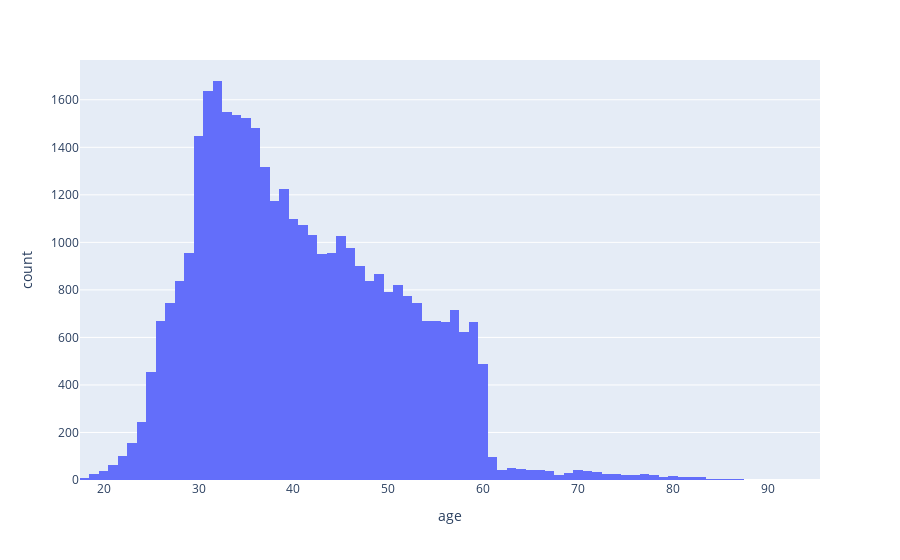
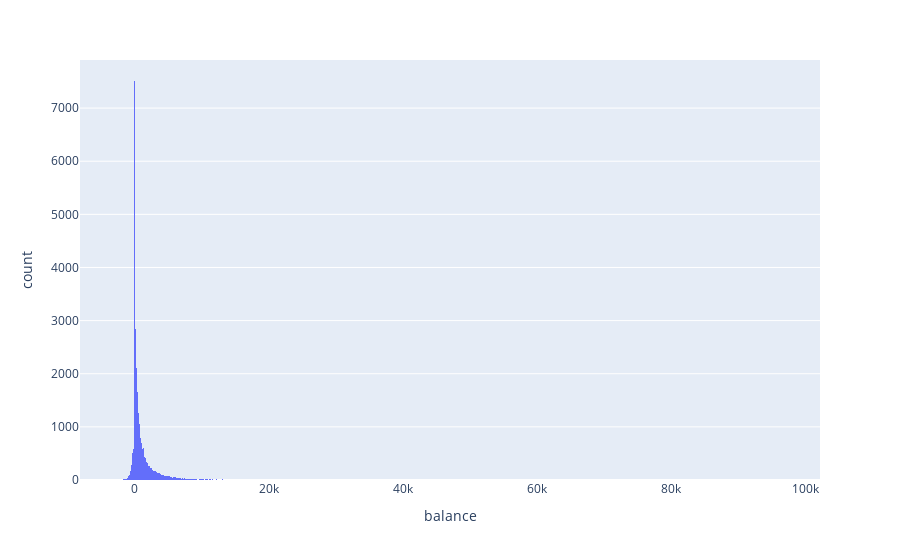
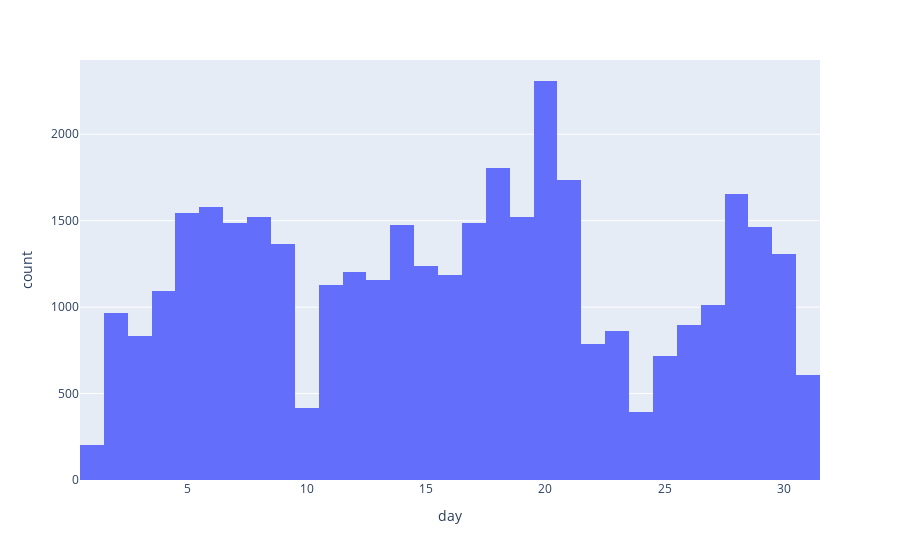
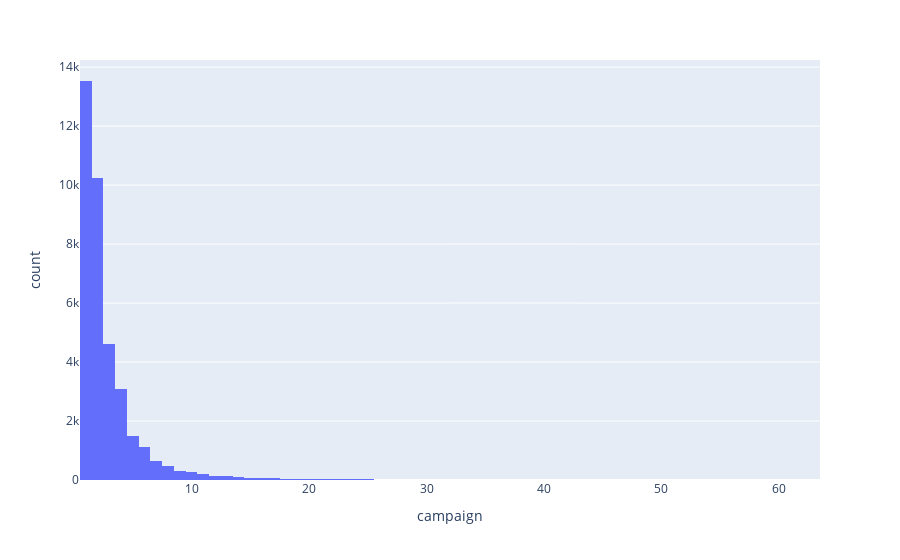

Source (notebook cell) for these figures, in order:
### Markdown cell above
## 2.2 Numerical data

### Code cell
for i in data.select_dtypes('number').columns:
    fig = px.histogram(data, x=i)
    fig.show()

### Figure 1 — Plotly figure (JSON) as saved in the notebook; plotly's stock layout.template omitted (floating-point values rounded to 4 significant figures; data arrays with more than 128 entries replaced by an {"elided": "..."} marker saying what was removed)
{"data": [{"alignmentgroup": "True", "bingroup": "x", "hovertemplate": "age=%{x}<br>count=%{y}<extra></extra>", "legendgroup": "", "marker": {"color": "#636efa", "pattern": {"shape": ""}}, "name": "", "offsetgroup": "", "orientation": "v", "showlegend": false, "type": "histogram", "x": {"elided": "36954 int values"}, "xaxis": "x", "yaxis": "y"}], "layout": {"autosize": true, "barmode": "relative", "legend": {"tracegroupgap": 0}, "margin": {"t": 60}, "xaxis": {"anchor": "y", "autorange": true, "domain": [0, 1], "range": [17.5, 95.5], "title": {"text": "age"}, "type": "linear"}, "yaxis": {"anchor": "x", "autorange": true, "domain": [0, 1], "range": [0, 1767.0], "title": {"text": "count"}}}}

### Figure 2 — Plotly figure (JSON) as saved in the notebook; plotly's stock layout.template omitted (floating-point values rounded to 4 significant figures; data arrays with more than 128 entries replaced by an {"elided": "..."} marker saying what was removed)
{"data": [{"alignmentgroup": "True", "bingroup": "x", "hovertemplate": "balance=%{x}<br>count=%{y}<extra></extra>", "legendgroup": "", "marker": {"color": "#636efa", "pattern": {"shape": ""}}, "name": "", "offsetgroup": "", "orientation": "v", "showlegend": false, "type": "histogram", "x": {"elided": "36954 int values"}, "xaxis": "x", "yaxis": "y"}], "layout": {"autosize": true, "barmode": "relative", "legend": {"tracegroupgap": 0}, "margin": {"t": 60}, "xaxis": {"anchor": "y", "autorange": true, "domain": [0, 1], "range": [-8100.0, 102200.0], "title": {"text": "balance"}, "type": "linear"}, "yaxis": {"anchor": "x", "autorange": true, "domain": [0, 1], "range": [0, 7905.0], "title": {"text": "count"}}}}

### Figure 3 — Plotly figure (JSON) as saved in the notebook; plotly's stock layout.template omitted (floating-point values rounded to 4 significant figures; data arrays with more than 128 entries replaced by an {"elided": "..."} marker saying what was removed)
{"data": [{"alignmentgroup": "True", "bingroup": "x", "hovertemplate": "day=%{x}<br>count=%{y}<extra></extra>", "legendgroup": "", "marker": {"color": "#636efa", "pattern": {"shape": ""}}, "name": "", "offsetgroup": "", "orientation": "v", "showlegend": false, "type": "histogram", "x": {"elided": "36954 int values"}, "xaxis": "x", "yaxis": "y"}], "layout": {"autosize": true, "barmode": "relative", "legend": {"tracegroupgap": 0}, "margin": {"t": 60}, "xaxis": {"anchor": "y", "autorange": true, "domain": [0, 1], "range": [0.5, 31.5], "title": {"text": "day"}, "type": "linear"}, "yaxis": {"anchor": "x", "autorange": true, "domain": [0, 1], "range": [0, 2429.0], "title": {"text": "count"}}}}

### Figure 4 — Plotly figure (JSON) as saved in the notebook; plotly's stock layout.template omitted (floating-point values rounded to 4 significant figures; data arrays with more than 128 entries replaced by an {"elided": "..."} marker saying what was removed)
{"data": [{"alignmentgroup": "True", "bingroup": "x", "hovertemplate": "campaign=%{x}<br>count=%{y}<extra></extra>", "legendgroup": "", "marker": {"color": "#636efa", "pattern": {"shape": ""}}, "name": "", "offsetgroup": "", "orientation": "v", "showlegend": false, "type": "histogram", "x": {"elided": "36954 int values"}, "xaxis": "x", "yaxis": "y"}], "layout": {"autosize": true, "barmode": "relative", "legend": {"tracegroupgap": 0}, "margin": {"t": 60}, "xaxis": {"anchor": "y", "autorange": true, "domain": [0, 1], "range": [0.5, 63.5], "title": {"text": "campaign"}, "type": "linear"}, "yaxis": {"anchor": "x", "autorange": true, "domain": [0, 1], "range": [0, 14240.0], "title": {"text": "count"}}}}
